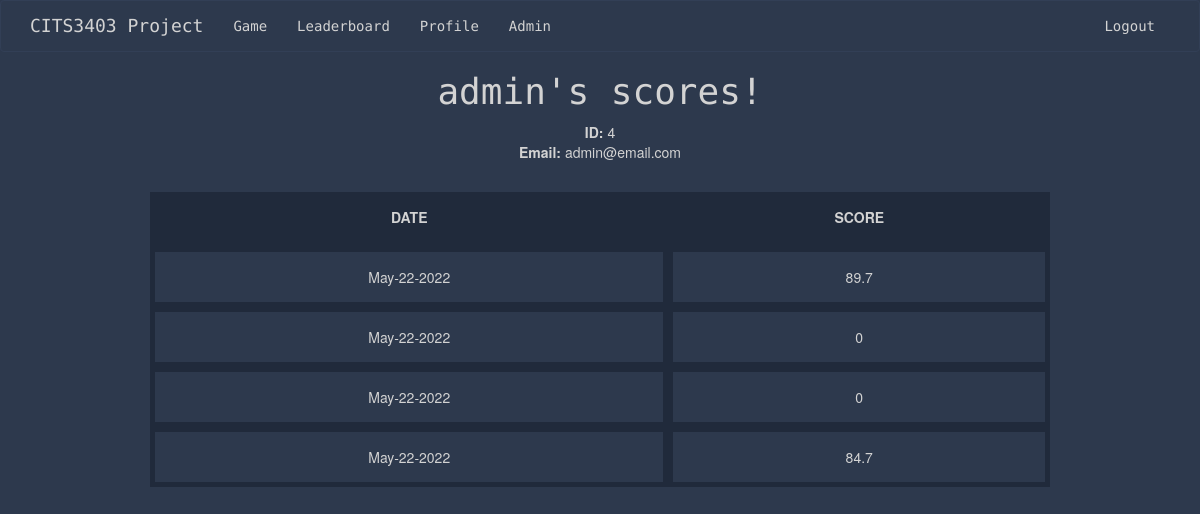
/user_stats (signed in), run on an earlier commit of the app's database.
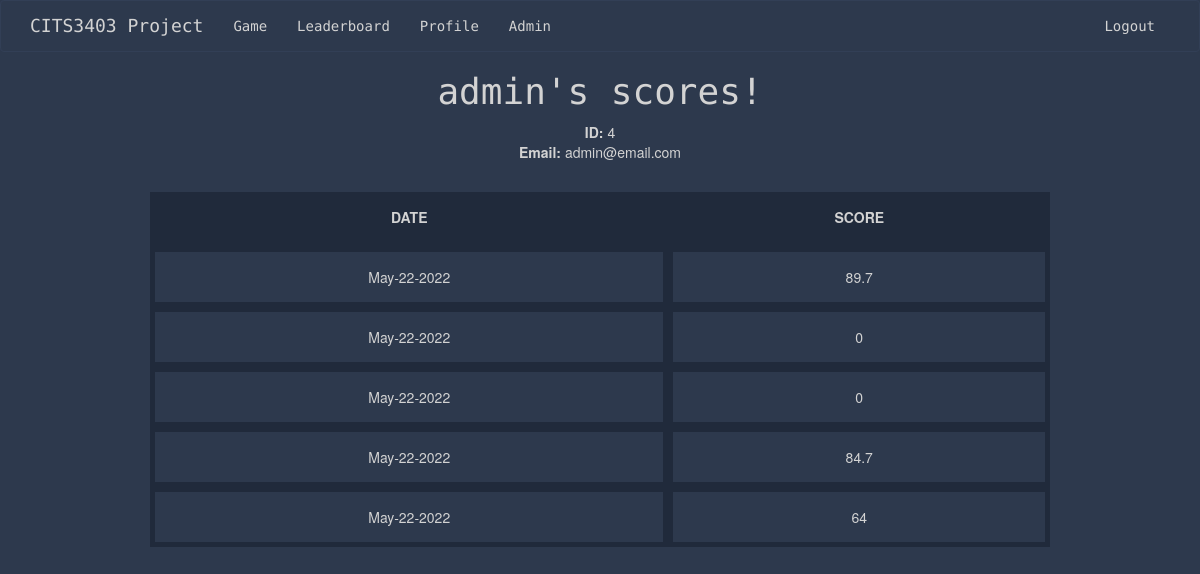
And on a later commit of the database.
### app/models.py (models this page shows)
class Score(UserMixin, db.Model):
    id = db.Column(db.Integer, primary_key=True)
    user_score = db.Column(db.Integer)
    user_id = db.Column(db.Integer, db.ForeignKey("user.id"))
    today = date.today()
    format_date = today.strftime("%b-%d-%Y") #strips minutes, formats the date eg May-16-2022
    date = db.Column(db.String, default=format_date)

### app/routes.py (the view)
@app.route('/user_stats')
def user_stats():
    if current_user.is_authenticated:
        user_id = current_user.id
        my_scores = Score.query.filter_by(user_id=user_id)
        return render_template('user.html', user=my_scores, title="Profile")
    return render_template('user.html', title='Profile')

### app/models.py (called while the page is built)
    @login.user_loader
    def load_user(id):
        return User.query.get(int(id))

### app/templates/user.html
{% extends "base.html" %}
{% block content %}
    <h1>{{ current_user.username }}'s scores! </h1>
    <div class="container">
        <div class="row">
            <div class="col-md-12">
                <strong>ID:</strong>
                {{ current_user.id }} <br>
                <strong>Email:</strong>
                {{ current_user.email }} <br>
            </div>
        </div>
    </div>
   <table id="myTable" class="tablesorter">
    <thead>
        <tr>
            <th> DATE </th>
            <th> SCORE </th>
        </tr>
    </thead>
    <tbody>
        {% for user in user %}
            <tr>
                <td> {{ user.date }} </td>
                <td> {{ user.user_score }} </td>
            </tr>
        {% endfor %}
    </tbody>
</table>
</body>
{% endblock %}

What changed in the data, as far as the page shows it:
added Score: date "May-22-2022", user_score "64"
